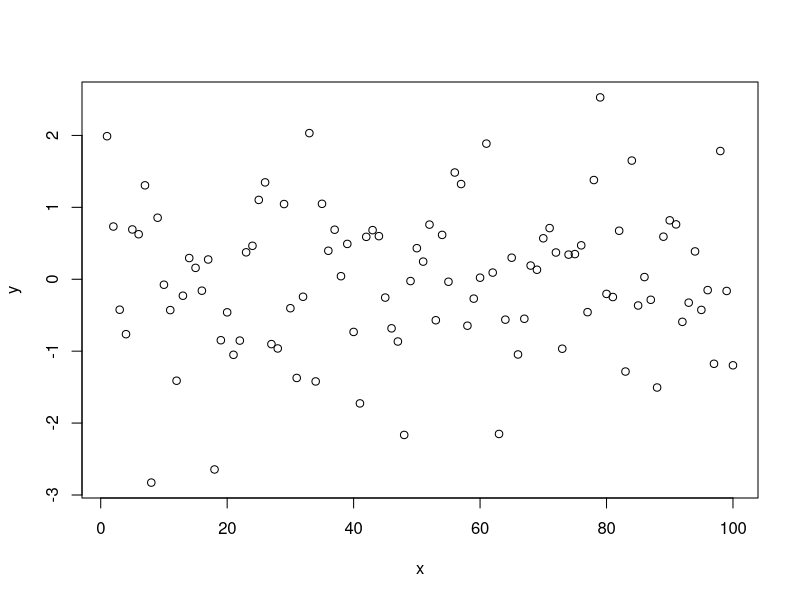
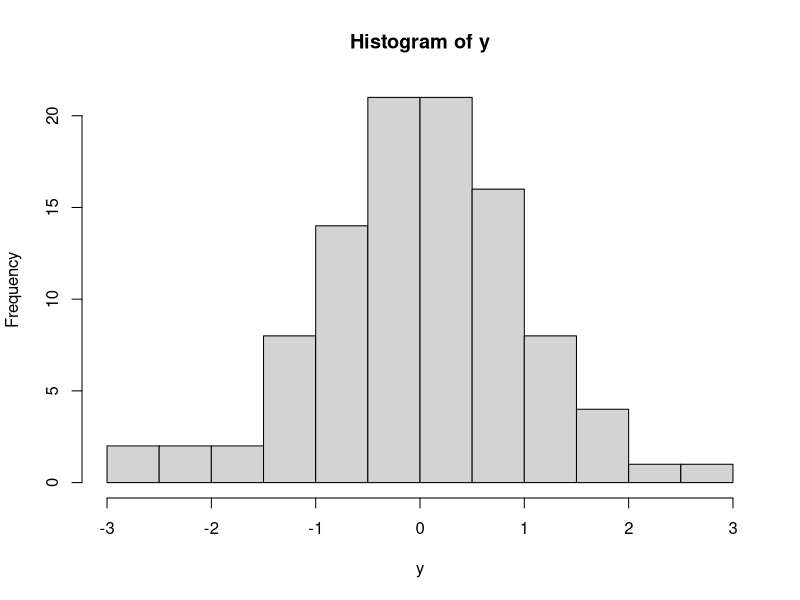
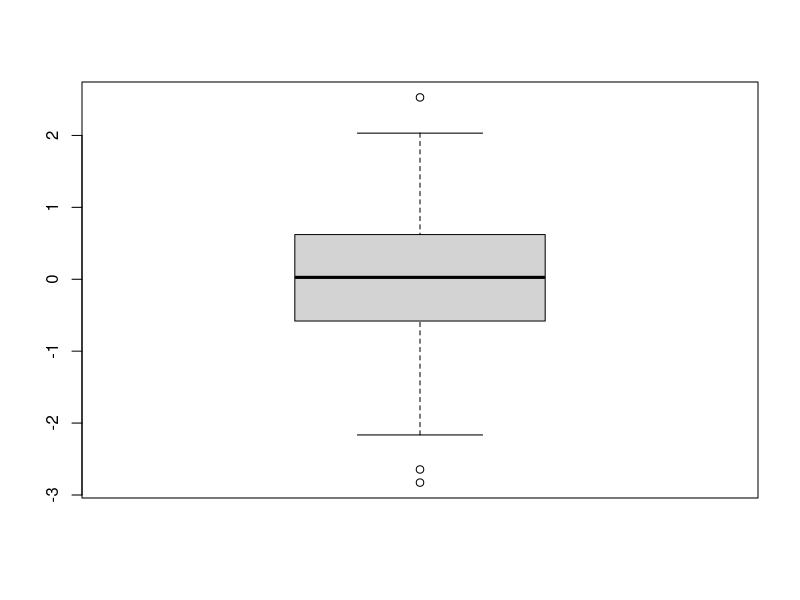
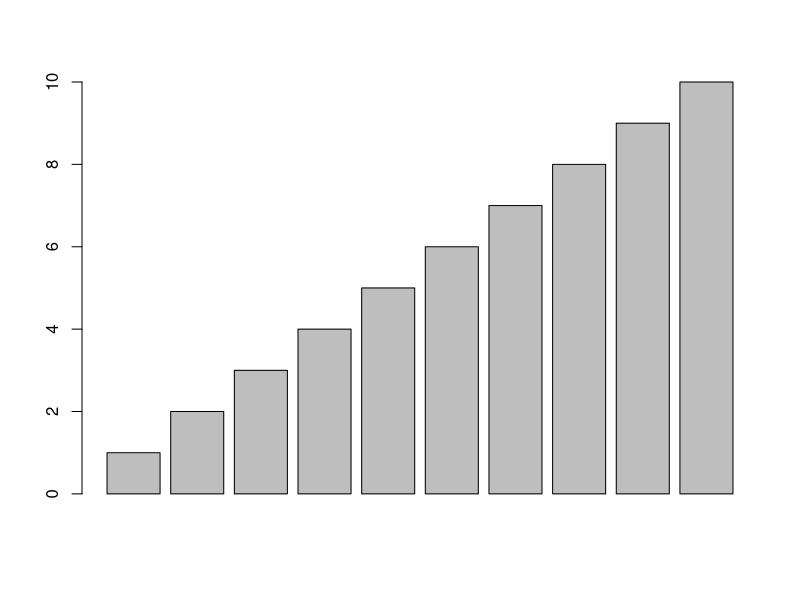

Source code (R) for these figures, in order:
## ---- chunk 1
knitr::opts_chunk$set(echo = TRUE)
## ---- chunk 2
age = c(20, 23, 35) 
name = c("Petra", "Peter", "Peterina") 
female = c(TRUE, FALSE, TRUE) 
df = data.frame(age, name, female)  
## ---- chunk 3
subset(df, age > 23, select=name:female)
## ---- chunk 4
transform(df, male = !female)
## ---- chunk 5
aggregate(df$age, by = list(df$female), FUN="mean")

tapply(df$age, df$female, mean)

rowsum(df$age, c(1, 1, 2)) # not the same as rowSums
    # group indicates the group for every row of x

by(df$age, df$female, mean) # wrapper of tapply for df

## ---- chunk 6
ave(df$age, df$female, FUN = mean)
## ---- chunk 7
cbind(rep(1,5), rep(2, 5))
rbind(rep(1,5), rep(2, 5))
## ---- chunk 8
profession <- c("Student", "Bar tender", "Fire fighter")

df_prof <- data.frame(name, profession)

merge(df, df_prof, by.x = "name", by.y = "name")
## ---- chunk 9
x <- 1:10
y <- 1:10
grid <- expand.grid(x, y) # cartesian product
## ---- chunk 10
order(df_prof$profession, decreasing = TRUE)

df_prof[order(df_prof$profession, decreasing = TRUE),] # sorted 

v <- c(3, 1, 4, 1, 5, 9, 2, 6, 5, 3, 5)

rank(v) # by default: mean!
order(v)
## ---- chunk 11
lapply(grid, quantile)
## ---- chunk 12
summary(grid)
## ---- chunk 13
library(ggplot2)
t <- table(diamonds$color) # count color occurences
t
t <- prop.table(t) # proportions
t

sum(t) # sum to 1
## ---- chunk 14
y <- rnorm(100)
x <- 1:100

plot(x, y)
hist(y)
boxplot(y)
barplot(1:10)
